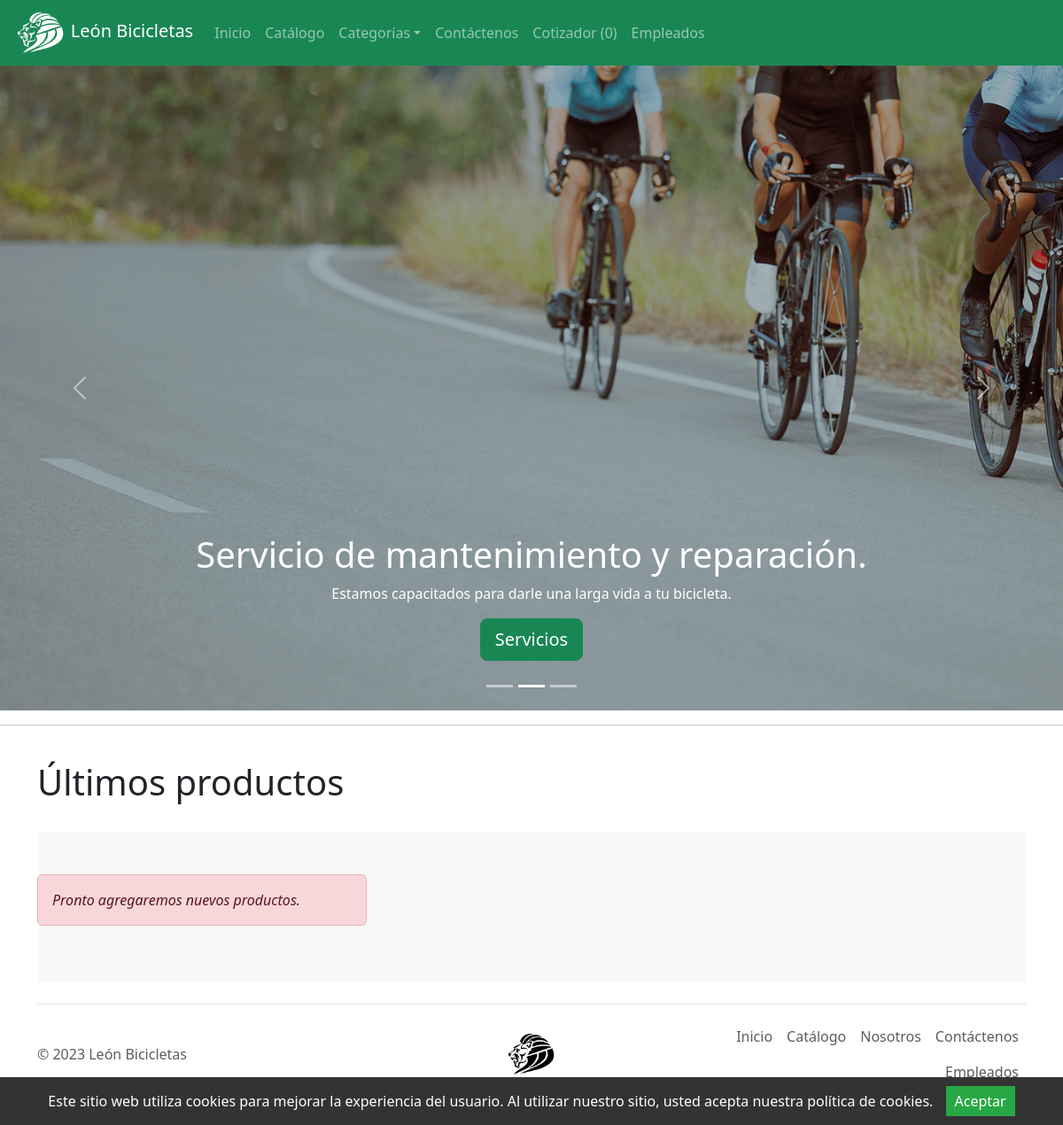
/es/, run on an earlier commit of the app's database.
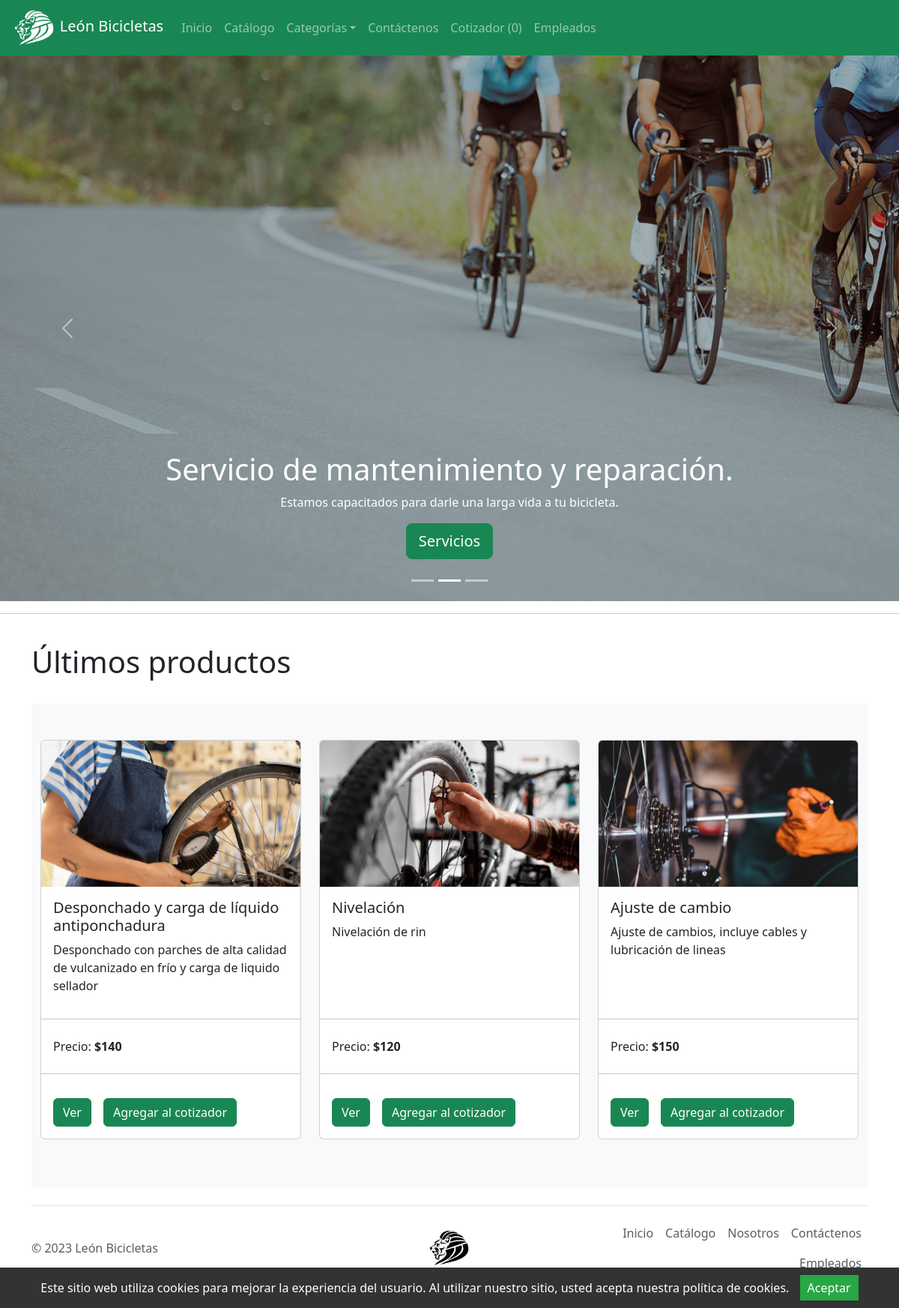
And on a later commit of the database.
### tables this page shows
create table productos (
idProd int primary key auto_increment,
nomProd varchar(45),
imgProd varchar(45),
descripcionProd varchar(200),
precio int(10),
stock int(10),
idCat int(10)
);

### es/index.php (the view, shortened to what this page needs)
<?php
include './cotizar.php';
include './TEMPLATE/head.php';
?>
<?php
include './TEMPLATE/nav.php';
?>
<div id="myCarousel" class="carousel slide mb-6" data-bs-ride="carousel" data-bs-theme="light">
    <div class="carousel-indicators">
        <button type="button" data-bs-target="#myCarousel" data-bs-slide-to="0" class="" aria-label="Slide 1"></button>
        <button type="button" data-bs-target="#myCarousel" data-bs-slide-to="1" aria-label="Slide 2" class="active"
            aria-current="true"></button>
        <button type="button" data-bs-target="#myCarousel" data-bs-slide-to="2" aria-label="Slide 3"></button>
    </div>
    <div class="carousel-inner">
        <div class="carousel-item active">
            <img src="./images/Carrusel2.png" class="d-block h-100" alt="">
            <div class="container">
                <div class="carousel-caption">
                    <h1>Servicio de mantenimiento y reparación.</h1>
                    <p>Estamos capacitados para darle una larga vida a tu bicicleta.</p>
                    <p><a class="btn btn-lg btn-success" href="./categorias/servicios.php">Servicios</a>
                    </p>
                </div>
            </div>
        </div>
    </div>
    <button class="carousel-control-prev" type="button" data-bs-target="#myCarousel" data-bs-slide="prev">
        <span class="carousel-control-prev-icon" aria-hidden="true"></span>
    </button>
    <button class="carousel-control-next" type="button" data-bs-target="#myCarousel" data-bs-slide="next">
        <span class="carousel-control-next-icon" aria-hidden="true"></span>
    </button>
</div>
<hr>
<div class="container">
    <br>
    <h1>Últimos productos</h1>
    <br>
    <div class="album py-5 bg-body-tertiary">
        <div class="container">
            <div class="row row-cols-1 row-cols-sm-2 row-cols-md-3">
                <?php
                $sql = "CALL lastProd()";
                if ($resultado = $conn->query($sql)) {
                    if ($resultado->num_rows > 0) {
                        while ($row = $resultado->fetch_array()) {
                            echo '<div class="col pb-3">';
                            echo '<div class="card h-100">';
                            echo '<img src="./images/' . $row['imagen'] . '" class="card-img-top" alt="...">';
                            echo '<div class="card-body d-flex flex-column">';
                            echo '<h5 class="card-title">' . $row['nombre'] . '</h5>';
                            echo '<p class="card-text">' . $row['descripcion'] . '</p>';
                            echo '</div>';
                            echo '<div class="align-text-bottom">';
                            echo '<hr>';
                            echo '<ul class="list-group list-group-flush">';
                            echo '<li class="list-group-item">Precio: <b>$' . $row['valor'] . '</b></li>';
                            echo '</ul>';
                            echo '<hr>';
                            echo '<div class="card-body d-inline-flex">';
                            echo '<form>';
                            echo '<a class="btn btn-success" href="./verProducto.php?id=' . $row['identifier'] . '">Ver</a>';
                            echo '</form>';
                            echo '<form action="" method="post">';
                            echo '<button class="btn btn-success mx-3" name="btnAccion" type="submit" value="Agregar">Agregar al cotizador</button>';
                            echo '</form>';
                            echo '</div>';
                            echo '</div>';
                            echo '</div>';
                            echo '</div>';
                        }
                    } else {
                        echo '<div class="alert alert-danger"><em>Pronto agregaremos nuevos productos.</em></div>';
                    }
                } else {
                    echo "Ups! Algo salió mal. Intenta más tarde.";
                }
                ?>
            </div>
        </div>
    </div>
</div>
<?php
include './TEMPLATE/footer.php';
?>

What changed in the data, as far as the page shows it:
added productos: imgProd (picture), nomProd "Desponchado y carga de líquido antiponchadura", descripcionProd "Desponchado con parches de alta calidad de vulcanizado en frío y carga de liquido sellador", precio "140"
added productos: imgProd (picture), nomProd "Nivelación", descripcionProd "Nivelación de rin", precio "120"
added productos: imgProd (picture), nomProd "Ajuste de cambio", descripcionProd "Ajuste de cambios, incluye cables y lubricación de lineas", precio "150"
Also different on the page:
text no longer shown: "Pronto agregaremos nuevos productos."
